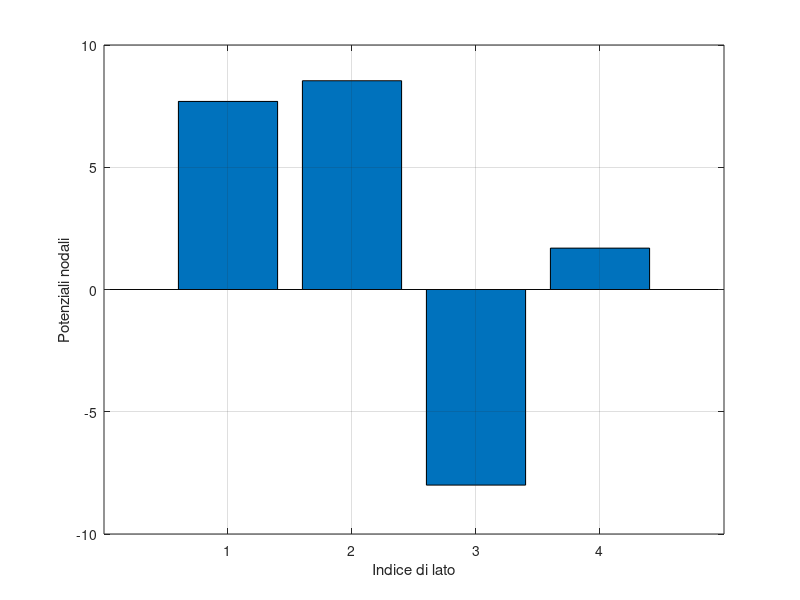

Reproduce this figure in MATLAB.
R1=1; R2 =2; R3 = 3; R4 =4; R5 =5; E6 = 6; J7 = 7; E8 = 8;

n=5;elle=8;


%matrice A
A = -[...
    1   0   0   0   0   -1  0   0
    -1  0   -1  0   1   0   1   0  
    0   0  0   -1  -1   0   -1  1
    0   -1  0   0   0   1   0   0];

%matrice M
M = diag([-R1 -R2 -R3 -R4 -R5 0 1 0]);

%matrice N
N = diag([1 1 1 1 1 1 0 1]);

%vettore termini noti b
b = [...
    zeros(n-1,1)
    zeros(5,1)
    E6
    J7
    E8];

%Matrice tableau
T = [ A zeros(n-1,n-1)
    M N*A'];

x=T\b;

i=x(1:elle);
v=x(elle+1:end);

%output
fprintf('Correnti nei lati: \n');
for kk=1:elle
  fprintf('%d)% 3.3f  A\n',kk,i(kk));
end
fprintf('\n');

fprintf('Potenziali nodali: \n');
for (kk=1:(n-1))
  c = char(kk+64);
  fprintf('%c)% 3.3f  V\n',c,v(kk));
end
fprintf('\n');


% potenziale tra A e C
PE6 = v(3)-v(1);
fprintf('Tensione equivalente di Thevenin tra i morsetti A e C = %d \n',PE6);


%grafico
figure
bar(v)
xlabel('Indice di lato')
ylabel('Potenziali nodali');
grid on

